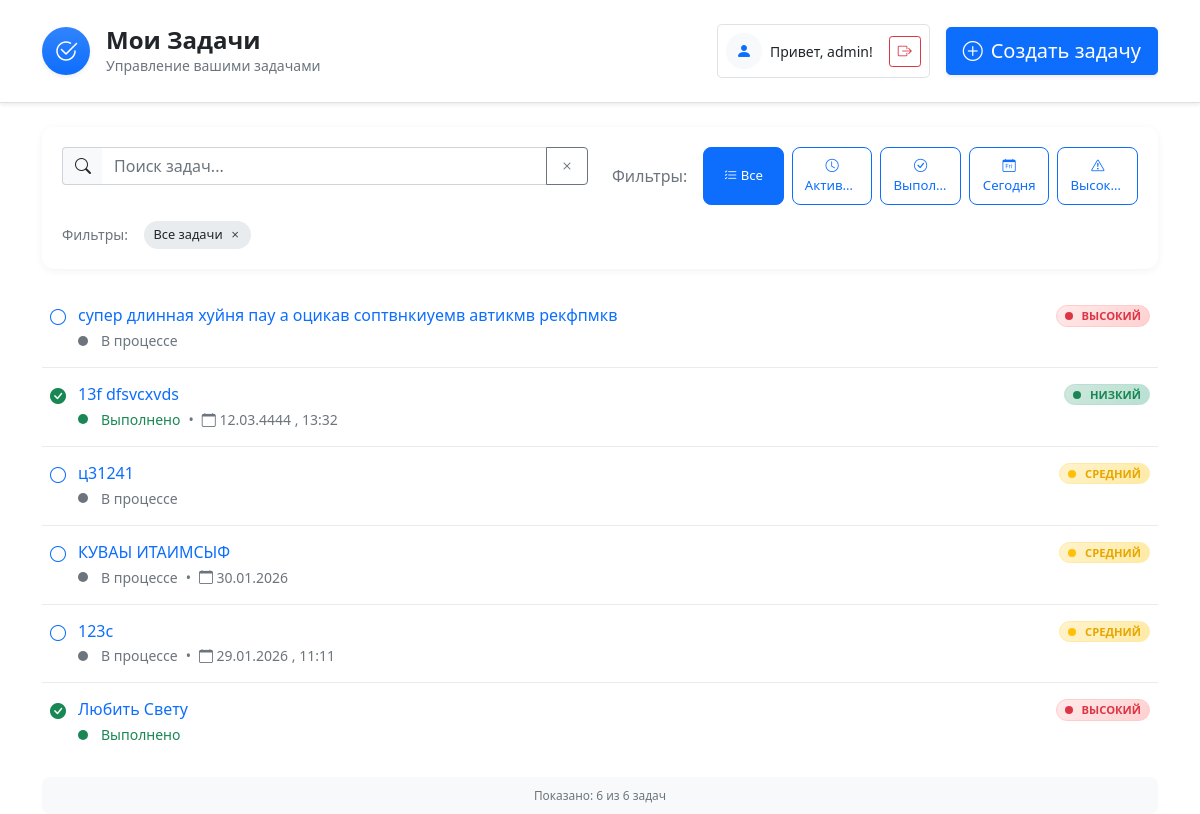
/tasklist/ (signed in), run on the app's committed database.
### todo/models.py (models this page shows, shortened)
class Task(models.Model):
    user = models.ForeignKey(User, on_delete=models.CASCADE)
    title = models.CharField(max_length=200)
    description = models.TextField(null=True, blank=True)
    completed = models.BooleanField(default=False)
    create_at = models.DateTimeField(auto_now_add=True)
    CATEGORY_CHOICES = [
        ('HIGH', 'Высокий'),
        ('MEDIUM', 'Средний'),
        ('LOW', 'Низкий'),
    ]
    priority = models.CharField(max_length=100, choices=CATEGORY_CHOICES, null=True)
    due_date = models.DateField(
        null=True,
        blank=True,
        verbose_name="Срок выполнения",
        help_text="Срок выполнения задачи (необязательно)"
    )
    due_time = models.TimeField(
        null=True,
        blank=True,
        verbose_name="Время выполнения",
        help_text="Время выполнения (необязательно)"
    )

### todo/views.py (the view, shortened to what this page needs)
# urls.py: path('tasklist/', views.task_list, name='task_list'),
@login_required
def task_list(request):
    tasks = Task.objects.filter(user=request.user)
    return render(request, 'todo/task_list.html', {'tasks': tasks})

### todo/templates/todo/task_list.html (shortened to what this page needs)
<!DOCTYPE html>
<html>
<head>
    <link href="https://cdn.jsdelivr.net/npm/bootstrap@5.1.3/dist/css/bootstrap.min.css" rel="stylesheet">
    <link rel="stylesheet" href="https://cdn.jsdelivr.net/npm/bootstrap-icons@1.10.0/font/bootstrap-icons.css">
</head>
<body>
    <header class="border-bottom shadow-sm bg-white py-3 py-md-4 mb-4">
        <div class="container">
            <div class="d-flex justify-content-between align-items-center">
                <div class="d-flex align-items-center gap-2 gap-md-3">
                    <div class="bg-primary bg-gradient rounded-circle p-2 d-flex align-items-center justify-content-center shadow-sm" style="width: 48px; height: 48px;">
                        <i class="bi bi-check2-circle fs-4 text-white"></i>
                    </div>
                    <div>
                        <h1 class="h4 h3-md mb-0 fw-bold text-dark">Мои Задачи</h1>
                        <p class="text-muted small mb-0 d-none d-sm-block">Управление вашими задачами</p>
                    </div>
                </div>
                <div class="d-flex align-items-center gap-2 gap-md-3">
                    <div class="d-flex align-items-center gap-2">
                        {% if user.is_authenticated %}
                            <div class="d-flex align-items-center gap-1 gap-md-2 p-1 p-md-2 border rounded-3">
                                <div class="bg-light rounded-circle d-flex align-items-center justify-content-center" style="width: 36px; height: 36px;">
                                    <i class="bi bi-person-fill text-primary"></i>
                                </div>
                                <div class="d-none d-sm-block">
                                    <span class="fw-medium small">Привет, {{ user.username }}!</span>
                                </div>
                                <form method="post" action="{% url 'logout' %}" class="m-0">
                                    <button type="submit" class="btn btn-outline-danger btn-sm ms-1 ms-md-2">
                                        <i class="bi bi-box-arrow-right d-none d-sm-inline"></i>
                                    </button>
                                </form>
                            </div>
                        {% else %}
                            <a href="{% url 'login' %}" class="btn btn-outline-primary btn-sm">
                                <i class="bi bi-box-arrow-in-right"></i>
                                <span class="d-none d-md-inline">Войти</span>
                            </a>
                        {% endif %}
                    </div>
                    <button type="button" class="btn btn-primary btn-lg shadow-sm d-flex align-items-center gap-1 gap-md-2 fw-medium" data-bs-toggle="modal" data-bs-target="#createTaskModal">
                        <i class="bi bi-plus-circle"></i>
                        <span class="d-none d-md-inline">Создать задачу</span>
                    </button>
                </div>
            </div>
        </div>
    </header>
    <div class="container">
        <div class="search-container">
            <div class="row mb-3">
                <div class="col-12 col-md-6 mb-3 mb-md-0">
                    <div class="input-group">
                        <span class="input-group-text bg-light border-end-0">
                            <i class="bi bi-search"></i>
                        </span>
                        <input type="text"
                               class="form-control border-start-0"
                               id="searchInput"
                               placeholder="Поиск задач...">
                        <button class="btn btn-outline-secondary" type="button" id="clearSearch">
                            <i class="bi bi-x"></i>
                        </button>
                    </div>
                </div>
                <div class="col-12 col-md-6">
                    <div class="filters-row d-none d-sm-flex gap-2 flex-wrap">
                        <span class="text-muted align-self-center me-2 d-none d-md-block">Фильтры:</span>
                        <button class="btn btn-outline-primary filter-btn" data-filter="all">
                            <i class="bi bi-list-check"></i> <span class="d-none d-md-inline">Все</span>
                        </button>
                        <button class="btn btn-outline-primary filter-btn" data-filter="pending">
                            <i class="bi bi-clock"></i> <span class="d-none d-md-inline">Активные</span>
                        </button>
                        <button class="btn btn-outline-primary filter-btn" data-filter="completed">
                            <i class="bi bi-check-circle"></i> <span class="d-none d-md-inline">Выполненные</span>
                        </button>
                        <button class="btn btn-outline-primary filter-btn" data-filter="today">
                            <i class="bi bi-calendar-day"></i> <span class="d-none d-md-inline">Сегодня</span>
                        </button>
                        <button class="btn btn-outline-primary filter-btn" data-filter="high">
                            <i class="bi bi-exclamation-triangle"></i> <span class="d-none d-md-inline">Высокий</span>
                        </button>
                    </div>
                </div>
            </div>
            <div class="d-flex align-items-center flex-wrap gap-1 gap-md-2" id="activeFilters">
            </div>
        </div>
        <div class="task-list" id="tasksContainer">
            {% for task in tasks %}
                <div class="task-item"
                     data-task-id="{{ task.id }}"
                     data-task-title="{{ task.title|lower }}"
                     data-task-description="{{ task.description|lower }}"
                     data-task-completed="{{ task.completed|yesno:'true,false' }}"
                     data-task-due-date="{{ task.due_date|date:'Y-m-d'|default:'' }}"
                     data-task-due-time="{{ task.due_time|time:'H:i'|default:'' }}"
                     data-task-priority="{{ task.priority|default:'MEDIUM' }}">
                    {% if task.completed %}
                        <i class="bi bi-check-circle-fill text-success"></i>
                    {% else %}
                        {% if task.due_date and task.due_date < today %}
                            <i class="bi bi-exclamation-circle-fill text-danger"></i>
                        {% else %}
                            <i class="bi bi-circle text-primary"></i>
                        {% endif %}
                    {% endif %}
                    <div class="flex-grow-1">
                        <div class="task-title-clickable fw-medium mb-1"
                             data-bs-toggle="modal"
                             data-bs-target="#viewTaskModal"
                             data-task-id="{{ task.id }}"
                             data-task-title="{{ task.title }}"
                             data-task-description="{{ task.description }}"
                             data-task-completed="{{ task.completed|yesno:'true,false' }}"
                             data-task-priority="{{ task.priority|default:'MEDIUM' }}"
                             data-task-due-date="{{ task.due_date|date:'Y-m-d'|default:'' }}"
                             data-task-due-time="{{ task.due_time|time:'H:i'|default:'' }}">
                            {{ task.title }}
                        </div>
                        <div class="d-flex align-items-center flex-wrap gap-1 gap-md-2">
                            {% if task.completed %}
                                <span class="status-dot status-dot-completed"></span>
                                <small class="text-success">Выполнено</small>
                            {% else %}
                                {% if task.due_date and task.due_date < today %}
                                    <span class="status-dot status-dot-overdue"></span>
                                    <small class="text-danger">Просрочено</small>
                                {% else %}
                                    <span class="status-dot status-dot-pending"></span>
                                    <small class="text-muted">В процессе</small>
                                {% endif %}
                            {% endif %}
                            {% if task.due_date %}
                                <small class="text-muted d-none d-sm-inline">•</small>
                                <small class="text-muted">
                                    <span class="d-none d-sm-inline">
                                        <i class="bi bi-calendar"></i>
                                        {{ task.due_date|date:"d.m.Y" }}
                                    </span>
                                    {% if task.due_time %}
                                        <span class="d-none d-sm-inline">, {{ task.due_time|time:"H:i" }}</span>
                                    {% endif %}
                                </small>
                            {% endif %}
                        </div>
                    </div>
                    {% if task.priority == 'HIGH' %}
                        <span class="badge badge-high">
                            <span class="priority-indicator priority-high"></span>
                            <span class="d-none d-sm-inline">Высокий</span>
                        </span>
                    {% elif task.priority == 'MEDIUM' %}
                        <span class="badge badge-medium">
                            <span class="priority-indicator priority-medium"></span>
                            <span class="d-none d-sm-inline">Средний</span>
                        </span>
                    {% elif task.priority == 'LOW' %}
                        <span class="badge badge-low">
                            <span class="priority-indicator priority-low"></span>
                            <span class="d-none d-sm-inline">Низкий</span>
                        </span>
                    {% else %}
                        <span class="badge badge-medium">
                            <span class="priority-indicator priority-medium"></span>
                            <span class="d-none d-sm-inline">Средний</span>
                            <span class="d-sm-none">Ср.</span>
                        </span>
                    {% endif %}
                </div>
            {% endfor %}
        </div>
        <div class="tasks-counter text-center">
            <small class="text-muted">
                Показано: <span id="visibleTasksCount">0</span> из <span id="totalTasksCount">0</span> задач
            </small>
        </div>
    </div>
</body>
</html>

### todo/templates/todo/task_list.html (style rules this page uses)
:root { --mobile-breakpoint: 768px; }
.task-item { padding: 1rem 0.5rem; border-bottom: 1px solid #e9ecef; display: flex; align-items: flex-start; gap: 0.75rem; cursor: pointer; transition: background-color 0.2s; position: relative; }
.task-item:last-child { border-bottom: none; }
.badge { padding: 0.25rem 0.5rem; border-radius: 20px; font-size: 0.7rem; font-weight: 600; text-transform: uppercase; white-space: nowrap; }
.badge-high { background: linear-gradient(135deg, #ffeaea, #ffd0d0); color: #dc3545; border: 1px solid #ffcccc; }
.badge-medium { background: linear-gradient(135deg, #fff3cd, #ffeaa4); color: #e6a700; border: 1px solid #ffeaa4; }
.badge-low { background: linear-gradient(135deg, #d1e7dd, #b8e0d2); color: #198754; border: 1px solid #b8e0d2; }
.task-title-clickable { cursor: pointer; color: #0d6efd; transition: color 0.2s; font-weight: 500; line-height: 1.3; }
.search-container { background: white; border-radius: 12px; padding: 1.25rem; margin-bottom: 1.25rem; box-shadow: 0 2px 8px rgba(0,0,0,0.05); }
.filter-btn { border-radius: 8px; padding: 0.5rem 0.75rem; font-size: 0.825rem; transition: all 0.2s; flex: 1; min-width: 0; overflow: hidden; text-overflow: ellipsis; }
.status-dot { width: 10px; height: 10px; border-radius: 50%; display: inline-block; margin-right: 5px; flex-shrink: 0; }
.status-dot-completed { background-color: #198754; }
.status-dot-pending { background-color: #6c757d; }
.active-filter { background: #0d6efd !important; color: white !important; border-color: #0d6efd !important; }
.priority-indicator { width: 8px; height: 8px; border-radius: 50%; margin-right: 6px; display: inline-block; flex-shrink: 0; }
.priority-high { background-color: #dc3545; }
.priority-medium { background-color: #ffc107; }
.priority-low { background-color: #198754; }
.tasks-counter { font-size: 0.85rem; color: #6c757d; background: #f8f9fa; padding: 0.5rem 1rem; border-radius: 8px; margin-top: 1rem; }

### data on the page
Task: completed False (drawn), title "супер длинная хуйня пау а оцикав соптвнкиуемв автикмв рекфпмкв", priority "HIGH" (drawn)
Task: completed True (drawn), title "13f dfsvcxvds", due_date "12.03.4444", due_time "13:32", priority "LOW" (drawn)
Task: completed False (drawn), title "ц31241", priority "MEDIUM" (drawn)
Task: completed False (drawn), title "КУВАЫ ИТАИМСЫФ", due_date "30.01.2026", priority "MEDIUM" (drawn)
Task: completed False (drawn), title "123с", due_date "29.01.2026", due_time "11:11", priority "MEDIUM" (drawn)
Task: completed True (drawn), title "Любить Свету", priority "HIGH" (drawn)

### other printed values
{{ user.username }} "admin"
